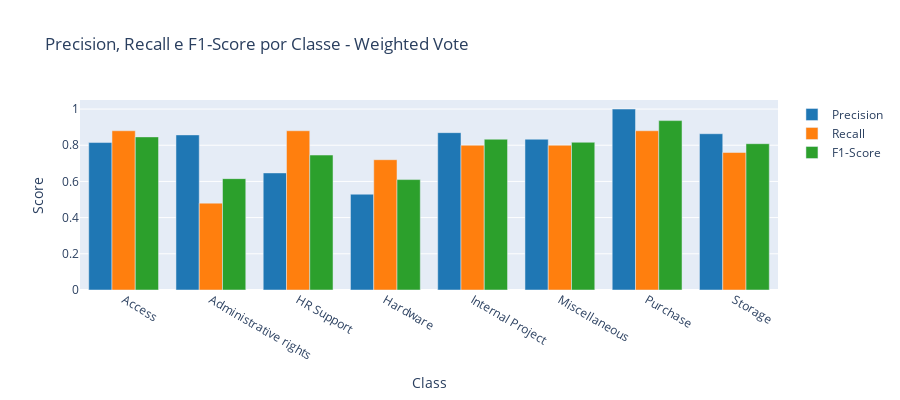

Notebook cell for this chart:
### Markdown cell above
### Baseline: Graficos (weighted vote)

Visualizacao por classe e confusion matrix para a baseline RAG-only.

### Code cell
# Graficos por classe - weighted vote
plot_per_class_metrics(
    y_true_weighted,
    weighted_preds,
    classes,
    title="Precision, Recall e F1-Score por Classe - Weighted Vote"
)

### Figure 1 — Plotly figure (JSON) as saved in the notebook; plotly's stock layout.template omitted (floating-point values rounded to 4 significant figures)
{"data": [{"marker": {"color": "#1f77b4"}, "name": "Precision", "type": "bar", "x": ["Access", "Administrative rights", "HR Support", "Hardware", "Internal Project", "Miscellaneous", "Purchase", "Storage"], "y": [0.8148, 0.8571, 0.6471, 0.5294, 0.8696, 0.8333, 1.0, 0.8636]}, {"marker": {"color": "#ff7f0e"}, "name": "Recall", "type": "bar", "x": ["Access", "Administrative rights", "HR Support", "Hardware", "Internal Project", "Miscellaneous", "Purchase", "Storage"], "y": [0.88, 0.48, 0.88, 0.72, 0.8, 0.8, 0.88, 0.76]}, {"marker": {"color": "#2ca02c"}, "name": "F1-Score", "type": "bar", "x": ["Access", "Administrative rights", "HR Support", "Hardware", "Internal Project", "Miscellaneous", "Purchase", "Storage"], "y": [0.8462, 0.6154, 0.7458, 0.6102, 0.8333, 0.8163, 0.9362, 0.8085]}], "layout": {"barmode": "group", "height": 400, "title": {"text": "Precision, Recall e F1-Score por Classe - Weighted Vote"}, "xaxis": {"title": {"text": "Class"}}, "yaxis": {"range": [0, 1.05], "title": {"text": "Score"}}}}
